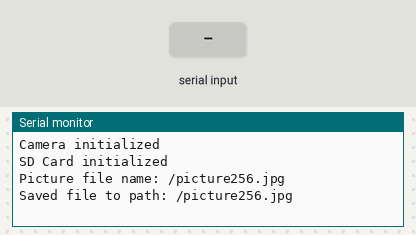
A program run on a simulated ESP32. Shown: the last lines printed to the serial monitor. The inputs (shaded band) are chosen by the test bench. Storage starts empty; EEPROM starts erased; the camera gives no picture.

Above: at 1.5 s.
1.6 s: "1" received over Serial
At 2.7 s:
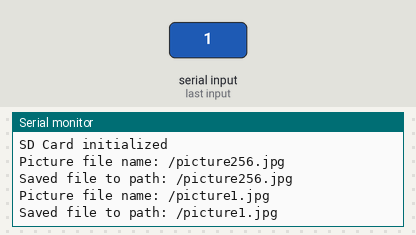
3.1 s: "0" received over Serial
At 4.2 s:
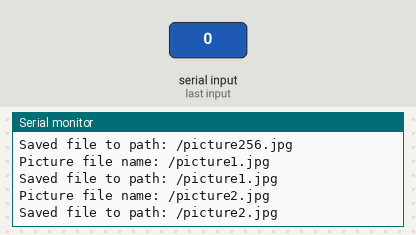
4.6 s: "2" received over Serial
At 5.6 s:
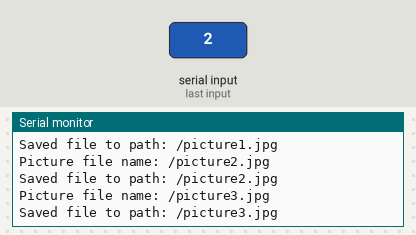
Timing chart, 0 to 7.6 s (numbered marks = the images above; inputs shaded):
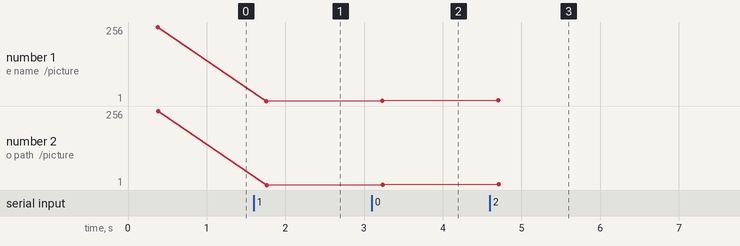

The program:

main.cpp
```cpp
#include "config.h"

int pictureNumber = 0;

camera_config_t config;
camera_fb_t * fb = NULL;

void configCamera();
bool initCamera();
bool initSDCard();
bool takePicture();
void initEEPROM();
void getPictureNumber();
void savePicture();
void setPictureNumber();

void setup() {
  WRITE_PERI_REG(RTC_CNTL_BROWN_OUT_REG, 0); //disable brownout detector

  Serial.begin(115200);
  configCamera();

  initCamera() ? Serial.println("Camera initialized") : Serial.println("Camera not initialized");
  initSDCard() ? Serial.println("SD Card initialized") : Serial.println("SD Card not initializes");

  initEEPROM();

  takePicture();
  savePicture();

  // pinMode(GPIO_NUM_1, INPUT);

}

void loop() {

  if(Serial.available() > 0){

    int readed = Serial.read();
    takePicture();
    savePicture();
  }

  delay(100);
}


void configCamera(){

  config.ledc_channel = LEDC_CHANNEL_0;
  config.ledc_timer = LEDC_TIMER_0;
  config.pin_d0 = Y2_GPIO_NUM;
  config.pin_d1 = Y3_GPIO_NUM;
  config.pin_d2 = Y4_GPIO_NUM;
  config.pin_d3 = Y5_GPIO_NUM;
  config.pin_d4 = Y6_GPIO_NUM;
  config.pin_d5 = Y7_GPIO_NUM;
  config.pin_d6 = Y8_GPIO_NUM;
  config.pin_d7 = Y9_GPIO_NUM;
  config.pin_xclk = XCLK_GPIO_NUM;
  config.pin_pclk = PCLK_GPIO_NUM;
  config.pin_vsync = VSYNC_GPIO_NUM;
  config.pin_href = HREF_GPIO_NUM;
  config.pin_sscb_sda = SIOD_GPIO_NUM;
  config.pin_sscb_scl = SIOC_GPIO_NUM;
  config.pin_pwdn = PWDN_GPIO_NUM;
  config.pin_reset = RESET_GPIO_NUM;
  config.xclk_freq_hz = 20000000;
  config.pixel_format = PIXFORMAT_JPEG;

  if(psramFound()){
    config.frame_size = FRAMESIZE_UXGA; // FRAMESIZE_ + QVGA|CIF|VGA|SVGA|XGA|SXGA|UXGA
    config.jpeg_quality = 10;
    config.fb_count = 2;
  } else {
    config.frame_size = FRAMESIZE_SVGA;
    config.jpeg_quality = 12;
    config.fb_count = 1;
  }

}

bool initCamera(){

  esp_err_t err = esp_camera_init(&config);

  if (err != ESP_OK) {
    Serial.printf("Camera init failed with error 0x%x", err);
    return false;
  }

  return true;

}

bool initSDCard(){

  //Serial.println("Starting SD Card");
  if(!SD_MMC.begin()){
    Serial.println("SD Card Mount Failed");
    return false;
  }

  uint8_t cardType = SD_MMC.cardType();
  if(cardType == CARD_NONE){
    Serial.println("No SD Card attached");
    return false;
  }

  return true;
}

bool takePicture(){

  // Take Picture with Camera
  fb = esp_camera_fb_get();
  if(!fb) {
    Serial.println("Camera capture failed");
    return false;
  }

  return true;

}

void initEEPROM(){

  EEPROM.begin(EEPROM_SIZE);

}

void getPictureNumber(){
  pictureNumber = EEPROM.read(0) + 1;
  // return pictureNumber;
}

void savePicture(){

  getPictureNumber();

  String path = "/picture" + String(pictureNumber) +".jpg";

  fs::FS &fs = SD_MMC;
  Serial.printf("Picture file name: %s\n", path.c_str());

  File file = fs.open(path.c_str(), FILE_WRITE);
  if(!file){
    Serial.println("Failed to open file in writing mode");
  }
  else {
    file.write(fb->buf, fb->len); // payload (image), payload length
    Serial.printf("Saved file to path: %s\n", path.c_str());
    setPictureNumber();
  }

  file.close();
  esp_camera_fb_return(fb);

}

void setPictureNumber(){
  EEPROM.write(0, pictureNumber);
  EEPROM.commit();
}
```

config.h
```cpp
#ifndef CONFIG_H
#define CONFIG_H

#include <Arduino.h>

#include "esp_camera.h"
// #include "Arduino.h"
#include "FS.h"                // SD Card ESP32
#include "SD_MMC.h"            // SD Card ESP32
#include "soc/soc.h"           // Disable brownour problems
#include "soc/rtc_cntl_reg.h"  // Disable brownour problems
#include "driver/rtc_io.h"
#include <EEPROM.h>            // read and write from flash memory

// define the number of bytes you want to access
#define EEPROM_SIZE 1


// Pin definition for CAMERA_MODEL_AI_THINKER
#define PWDN_GPIO_NUM     32
#define RESET_GPIO_NUM    -1
#define XCLK_GPIO_NUM      0
#define SIOD_GPIO_NUM     26
#define SIOC_GPIO_NUM     27

#define Y9_GPIO_NUM       35
#define Y8_GPIO_NUM       34
#define Y7_GPIO_NUM       39
#define Y6_GPIO_NUM       36
#define Y5_GPIO_NUM       21
#define Y4_GPIO_NUM       19
#define Y3_GPIO_NUM       18
#define Y2_GPIO_NUM        5
#define VSYNC_GPIO_NUM    25
#define HREF_GPIO_NUM     23
#define PCLK_GPIO_NUM     22


#endif
```

Measured:
- after the input at 1.6 s, the serial monitor: prints a new line after 0.16 s (image 1)
- after the input at 3.1 s, the serial monitor: prints a new line after 0.13 s (image 2)
- after the input at 4.6 s, the serial monitor: prints a new line after 0.11 s (image 3)
- plotted number 1: 256 → 1 after the input at 1.6 s, 1 → 2 after the input at 3.1 s, 2 → 3 after the input at 4.6 s
- plotted number 2: 256 → 1 after the input at 1.6 s, 1 → 2 after the input at 3.1 s, 2 → 3 after the input at 4.6 s
